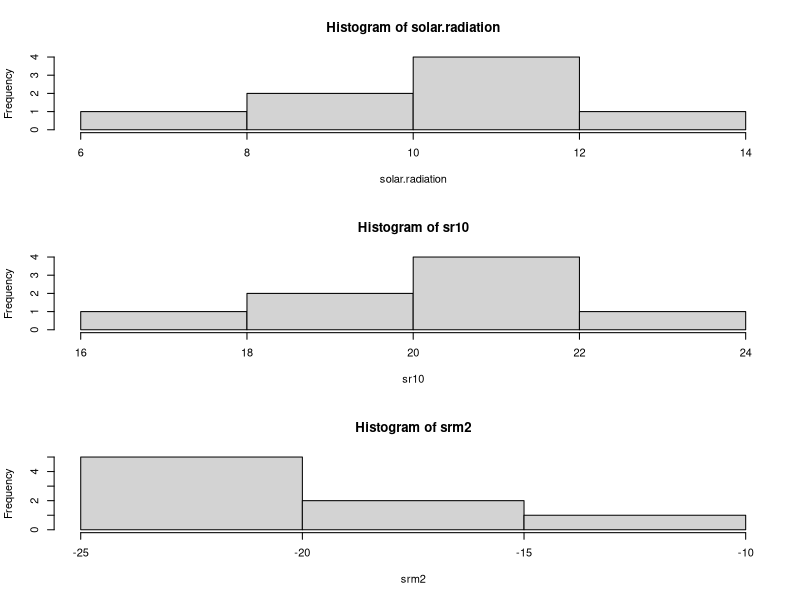

Source code (R):
# Ethan Willis -- Math 7608 - Homework 1


# R code to find the monthly payment for loans of
# 1(a) $1500 with monthly interest rate of 1% and 10 payments.
# 1(b) $200,000 with monthly interest rate of .003 based on 300 monthly payments.
#
#	Monthly payments for a loan with payments starting 1 month after disbursal can be found using the following formula:
#		R = P*(i/(1-((1+i)^-n)))
#	Where:
#		R: Monthly payment size
#		P: Initial loan size, principal
#		i: interest rate of loan.
#		n: Number of payment installments.

# Begin code for 1(a)
# Store values for known variables.
a_P <- 1500
a_i <- .01
a_n <- 10
# Calculate and store monthly payment amount.
a_R <- a_P*(a_i/(1-((1+a_i)^-a_n)))
# Output monthly payment amount.
print(a_R)
# End code for 1(a)

# Begin code for 1(b)
# Store values for known variables.
b_P <- 200000
# TODO: Is this supposed to be .003 or .003%?
b_i <- .003
b_n <- 300
# Calculate and store monthly payment amount.
b_R <- b_P*(b_i/(1-((1+b_i)^-b_n)))
# Output monthly payment amount.
print(b_R)
# End code for 1(b)


# Create the following vectors using rep() and seq()
# 2(a) 0 0 0 0 0 1 1 1 1 1 2 2 2 2 2 3 3 3 3 3 4 4 4 4 4
# 2(b) 1 2 3 4 5 1 2 3 4 5 1 2 3 4 5 1 2 3 4 5 1 2 3 4 5
# 2(c) 1 2 3 4 5 2 3 4 5 6 3 4 5 6 7 4 5 6 7 8 5 6 7 8 9

# Begin code for 2(a)
# Create a vector that's the combination of the repetition of numbers 0, 1, 2, 3, 4
# 5 times each.
a_vector <- c(rep(0, 5), rep(1, 5), rep(2, 5), rep(3, 5), rep(4, 5))
# Output the vector
print(a_vector)
# End code for 2(a)

# Begin code for 2(b)
# Create a vector that's the repetition 5 times of the sequence 1, 2, 3, 4, 5
b_vector <- rep(c(1, 2, 3, 4, 5), 5)
# Output the vector
print(b_vector)
# End code for 2(b)

# Begin code for 2(c)
# Create a vector that's the combination of sequences successively increasing their start and end values by 1
c_vector <- c(seq(1,5), seq(2,6), seq(3,7), seq(4, 8), seq(5,9))
# Output the vector
print(c_vector)
# End code for 2(c)

# Using the following observations..
# 3(a) Assign the data to an object called solar.radiation
# 3(b) Find the mean, median, and variance of the radiation observations.
# 3(c) Add 10 to each of the observations and assign  to sr10. Find the mean, median, and variance of sr10
# 3(d) Multiply each observation by -2 and assign to srm2. Find the mean, median, and variance of srm2.
# 3(e) Plot histograms of solar.radiation, sr10, and srm2 using hist()

# 3(a) Assign the data
solar.radiation <- c(11.1, 10.6, 6.3, 8.8, 10.7, 11.2, 8.9, 12.2)

# 3(b) Find, store, and output the mean of solar.radiation
sr_mean <- sum(solar.radiation)/length(solar.radiation)
print(sr_mean)

# 3(b) Find, store, and output the median of solar.radiation
sr_median <- median(solar.radiation)
print(sr_median)

# 3(b) Find and output the variance of solar.radiation
sr_var <- var(solar.radiation)
print(sr_var)

# 3(c) Add 10 to each of the observations to variable sr10
sr10 <- solar.radiation+10

# 3(c) Find, store, and output  the mean, median, and variance of sr10
sr10_mean <- sum(sr10)/length(sr10)
sr10_median <- median(sr10)
sr10_var <- var(sr10)
print(sr10_mean)
print(sr10_median)
print(sr10_var)

# 3(d) Multiply each observation of solar.radiation and assign to srm2
srm2 <- solar.radiation * -2
srm2_mean <- sum(srm2)/length(srm2)
srm2_median <- median(srm2)
srm2_var <- var(srm2)
print(srm2_mean)
print(srm2_median)
print(srm2_var)

# 3(e) Plot the histograms of solar.radiation, sr10, and srm2
par(mfrow=c(3,1))
hist(solar.radiation)
hist(sr10)
hist(srm2)
